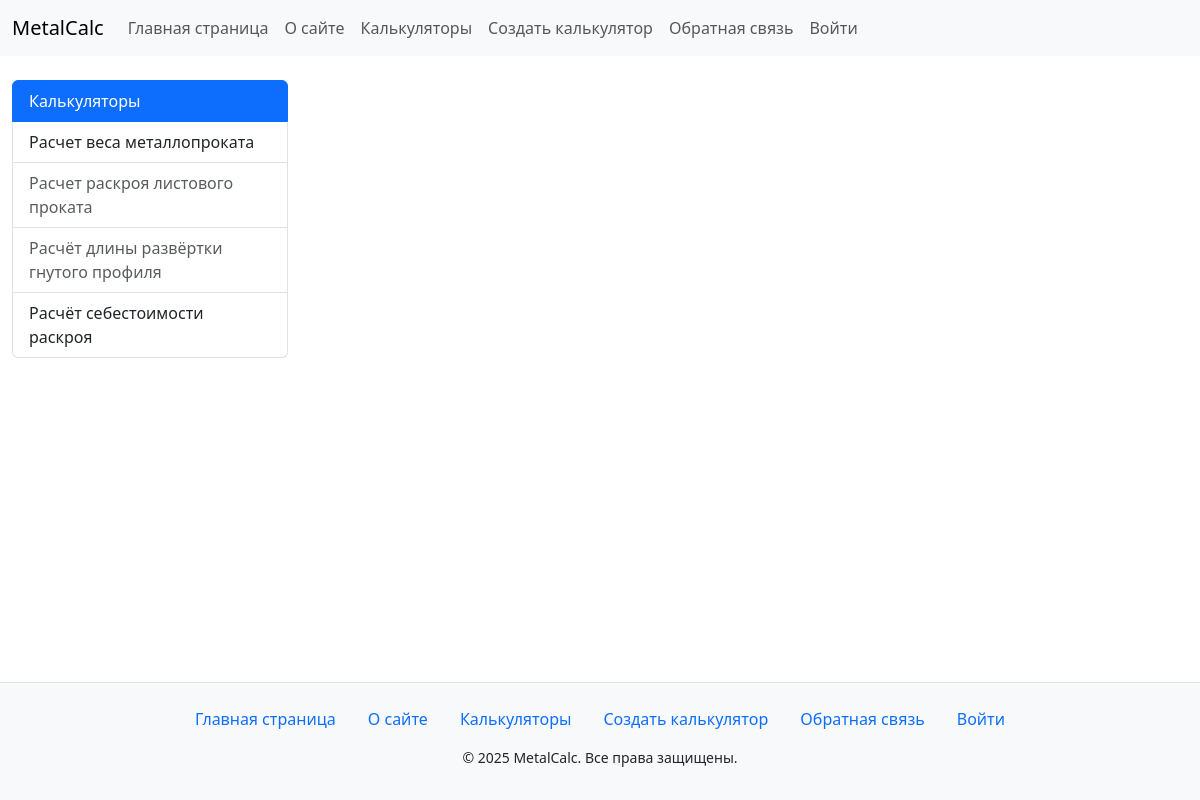
The app's page /, older data.
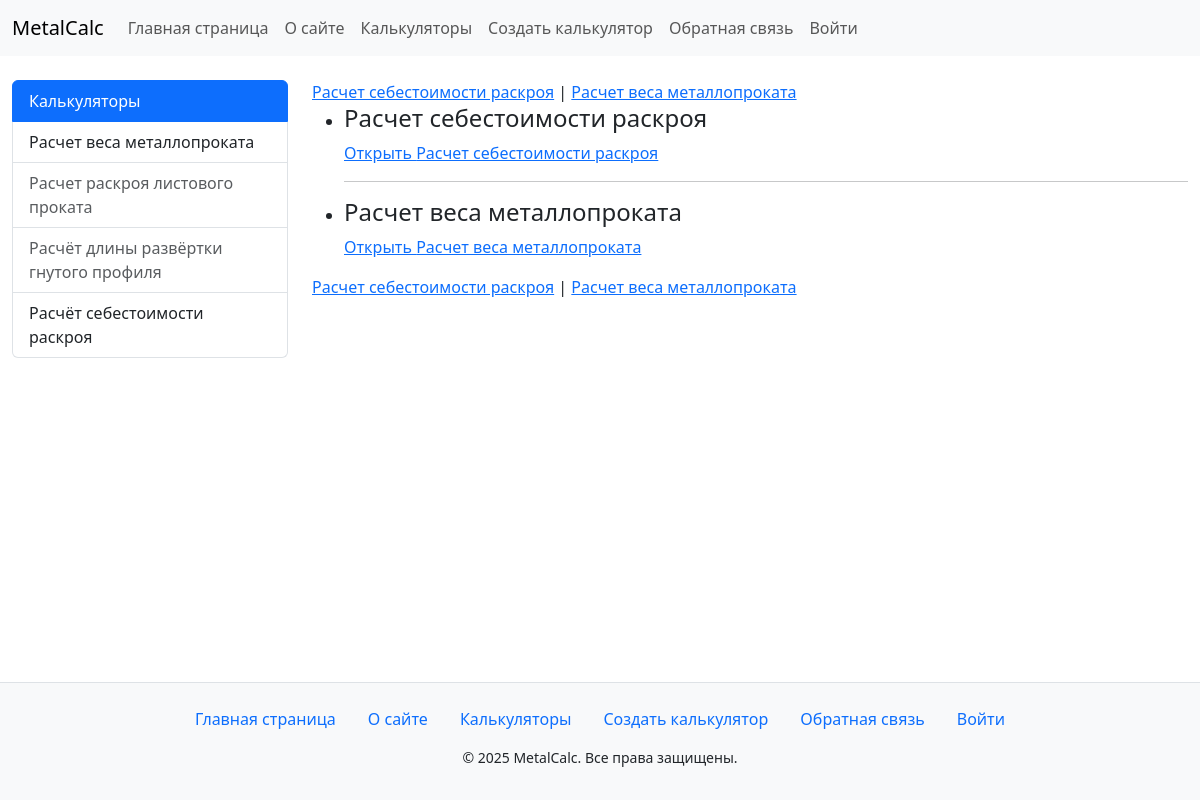
The same page, newer data.
### calc/models.py (models this page shows, shortened)
class Calculator(models.Model):
    class Status (models.IntegerChoices):
        DRAFT = 0, 'В разработке'
        PUBLISHED = 1, 'Опубликовано'
    name = models.CharField(max_length=100)
    description = models.TextField(blank=True)
    is_published = models.BooleanField(choices=Status.choices, default=Status.DRAFT)
    slug = models.SlugField(max_length=100, unique=True, db_index=True)
    time_create = models.DateTimeField(auto_now_add=True)
    time_update = models.DateTimeField(auto_now=True)
    objects = models.Manager()
    published = PublishedManager()
    class Meta:
        ordering = ['-time_create']
        indexes = [
            models.Index(fields=['-time_create']),
        ]
    def get_absolute_url(self):
        return reverse('calc', kwargs={'calc_slug': self.slug})

### calc/views.py (the view)
# urls.py: path('', views.index, name='home'),
def index(request):
    calcs = Calculator.objects.filter(is_published=1)
    data = {'title': 'Главная страница',
        'menu': MENU,
        'calcs': calcs,
        'year': datetime.now().year,
        'calc_selected': None,}
    return render(request, 'calc/index.html', context=data)

### calc/templatetags/calc_tags.py (called while the page is built)
@register.inclusion_tag('calc/list_calculators.html')
def show_calculators(calc_selected=None):
    calc = views.CALCS
    return {'calcs': calc, 'calc_selected': calc_selected}

### calc/templates/calc/index.html
{% extends 'base.html' %}
{% block content %}
    {% include 'calc/includes/nav.html' %}
    <ul>
        {% for c in calcs %}
        <li>
            <h4>{{ c.name}}</h4>
            <a href="{{ c.get_absolute_url }}">Открыть {{ c.name }}</a>
            {% if not forloop.last %}
            <hr>
            {% endif %}
        </li>
        {% endfor %}
    </ul>
    {% include 'calc/includes/nav.html' %}
{% endblock %}

### calculator/templates/base.html (shortened to what this page needs)
{% load static %}
{% load calc_tags %}
<!DOCTYPE html>
<html lang="en">
<head>
    <link href="https://cdn.jsdelivr.net/npm/bootstrap@5.3.0-alpha1/dist/css/bootstrap.min.css" rel="stylesheet">
    <link type="text/css" href="{% static 'calc/css/style.css' %}" rel="stylesheet">
</head>
<body>
    <div class="wrapper">
        <nav class="navbar navbar-expand-lg navbar-light bg-light">
            <div class="container-fluid">
                <a class="navbar-brand" href="{% url 'home' %}">MetalCalc</a>
                <div class="collapse navbar-collapse" id="navbarNav">
                    <ul class="navbar-nav">
                        <li class="nav-item">
                            <a class="nav-link" href="{% url 'home' %}">Главная страница</a>
                        </li>
                        <li class="nav-item">
                            <a class="nav-link" href="{% url 'about' %}">О сайте</a>
                        </li>
                        <li class="nav-item">
                            <a class="nav-link" href="{% url 'calculators' %}">Калькуляторы</a>
                        </li>
                        <li class="nav-item">
                            <a class="nav-link" href="{% url 'add' %}">Создать калькулятор</a>
                        </li>
                        <li class="nav-item">
                            <a class="nav-link" href="{% url 'feedback' %}">Обратная связь</a>
                        </li>
                        <li class="nav-item">
                            <a class="nav-link" href="{% url 'login' %}">Войти</a>
                        </li>
                    </ul>
                </div>
            </div>
        </nav>
        <div class="container-fluid mt-4 content">
            <div class="row">
                <aside class="col-md-3 mb-4">
                    <div class="list-group">
                        {% if calc_selected is None %}
                            <a href="{% url 'calculators' %}" class="list-group-item list-group-item-action active" aria-current="true">
                                Калькуляторы
                            </a>
                        {% else %}
                            <a href="{% url 'calculators' %}" class="list-group-item list-group-item-action" aria-current="true">
                                Калькуляторы
                            </a>
                        {% endif %}
                        {% show_calculators calc_selected %}
                    </div>
                </aside>
                <main class="col-md-9">
                    {% block content %}
                    {% endblock %}
                </main>
            </div>
        </div>
        <footer class="bg-light text-center text-lg-start mt-5 py-3 border-top">
            <div class="container">
                <div class="row">
                    <div class="col-md-12">
                        <ul class="nav justify-content-center">
                            <li class="nav-item">
                                <a class="nav-link" href="{% url 'home' %}">Главная страница</a>
                            </li>
                            <li class="nav-item">
                                <a class="nav-link" href="{% url 'about' %}">О сайте</a>
                            </li>
                            <li class="nav-item">
                                <a class="nav-link" href="{% url 'calculators' %}">Калькуляторы</a>
                            </li>
                            <li class="nav-item">
                                <a class="nav-link" href="{% url 'add' %}">Создать калькулятор</a>
                            </li>
                            <li class="nav-item">
                                <a class="nav-link" href="{% url 'feedback' %}">Обратная связь</a>
                            </li>
                            <li class="nav-item">
                                <a class="nav-link" href="{% url 'login' %}">Войти</a>
                            </li>
                        </ul>
                        <p class="text-center small mt-2">&copy; {{ year }} MetalCalc. Все права защищены.</p>
                    </div>
                </div>
            </div>
        </footer>
    </div>
</body>
</html>

### calc/templates/calc/list_calculators.html
{% for calc in calcs %}
    {% if calc.published == False %}
        <a href="{% url 'calc' calc.slug %}" class="list-group-item list-group-item-action disabled text-muted" tabindex="-1" aria-disabled="true">{{ calc.title }}</a>
    {% else %}
        {% if calc.slug == calc_selected %}
            <a href="{% url 'calc' calc.slug %}" class="list-group-item list-group-item-action active">{{ calc.title }}</a>
        {% else %}
            <a href="{% url 'calc' calc.slug %}" class="list-group-item list-group-item-action">{{ calc.title }}</a>
        {% endif %}
    {% endif %}
{% endfor %}

### calc/templates/calc/includes/nav.html
<nav>
    {% for c in calcs %}
        <a href="{% url 'calc' c.slug %}">{{ c.name }}</a>
        {% if not forloop.last %}
        <span> | </span>
        {% endif %}
    {% endfor %}
</nav>

### calc/static/calc/css/style.css (style rules this page uses)
html, body { height: 100%; margin: 0; padding: 0; }
.wrapper { min-height: 100vh; display: flex; flex-direction: column; }
.content { flex: 1; }

Row changes from the older to the newer data that the page shows:
added Calculator: name "Расчет себестоимости раскроя"
added Calculator: name "Расчет веса металлопроката"
